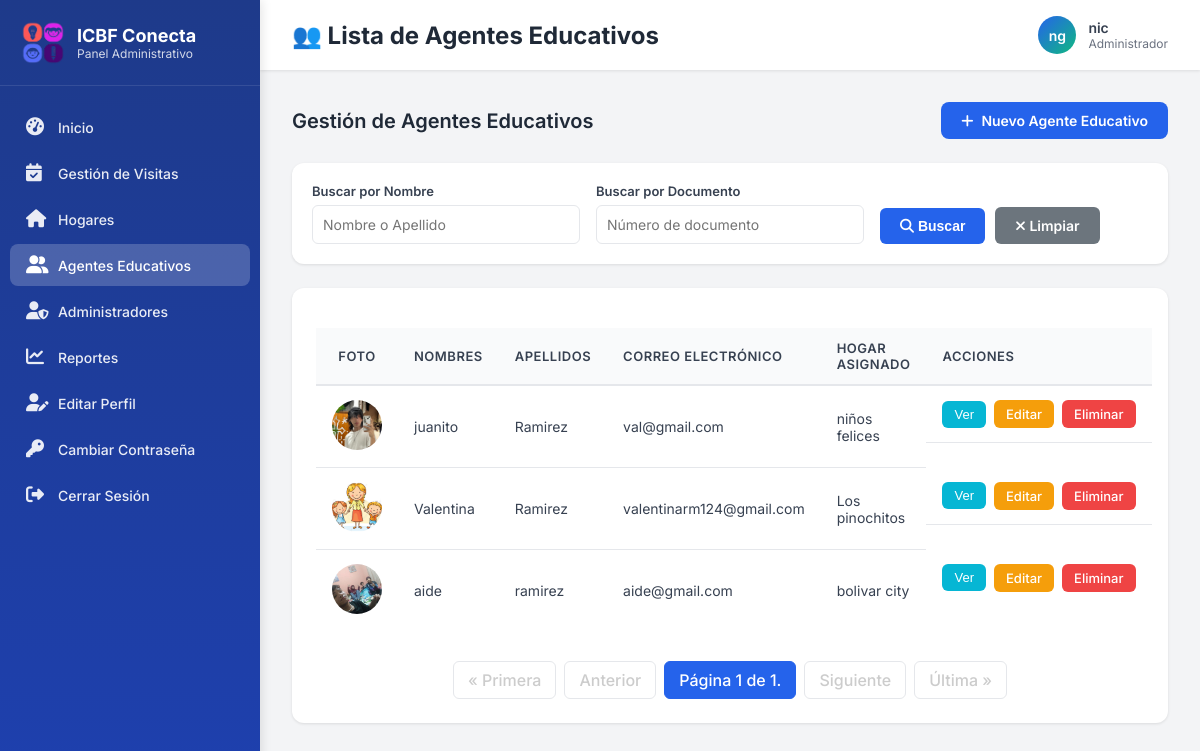
/madres/ (signed in), run on the app's committed database.
### core/models.py (models this page shows, shortened)
class Usuario(AbstractUser):
    TIPO_DOCUMENTO_CHOICES = [
        ('CC', 'Cédula de ciudadanía'),
        ('TI', 'Tarjeta de identidad'),
        ('CE', 'Cédula de extranjería'),
        ('PA', 'Pasaporte'),
    ]
    SEXO_CHOICES = [
        ('M', 'Masculino'),
        ('F', 'Femenino'),
        ('O', 'Otro'),
    ]
    username = None
    tipo_documento = models.CharField(max_length=5, choices=TIPO_DOCUMENTO_CHOICES, default='CC')
    documento = models.BigIntegerField(unique=True)
    nombres = models.CharField(max_length=50)
    apellidos = models.CharField(max_length=50)
    correo = models.EmailField(max_length=100, unique=False)  # ⚠️ TEMPORAL: Permitir correos duplicados para pruebas
    sexo = models.CharField(max_length=1, choices=SEXO_CHOICES, default='F')
    departamento_residencia = models.ForeignKey(Departamento, on_delete=models.SET_NULL, null=True, blank=True, related_name='residentes')
    ciudad_residencia = models.ForeignKey(Municipio, on_delete=models.SET_NULL, null=True, blank=True, related_name='residentes')
    localidad_bogota = models.ForeignKey(LocalidadBogota, on_delete=models.SET_NULL, null=True, blank=True, related_name='residentes',
                                         help_text='Solo aplica si vive en Bogotá D.C.')
    direccion = models.CharField(max_length=100, null=True, blank=True)
    barrio = models.CharField(max_length=100, null=True, blank=True)
    telefono = models.CharField(max_length=20, null=True, blank=True)
    nivel_educativo = models.CharField(max_length=50, null=True, blank=True)
    rol = models.ForeignKey(Rol, on_delete=models.PROTECT, null=True)
    foto_admin = models.ImageField(upload_to=admin_upload_path, null=True, blank=True)
    fecha_creacion = models.DateTimeField(auto_now_add=True)
    fecha_actualizacion = models.DateTimeField(auto_now=True)
    EMAIL_FIELD = 'correo'
    USERNAME_FIELD = 'documento'
    REQUIRED_FIELDS = ['nombres', 'apellidos', 'correo', 'tipo_documento']
    objects = CustomUserManager()
    class Meta:
        db_table = 'usuarios'

class MadreComunitaria(models.Model):
    usuario = models.OneToOneField(Usuario, on_delete=models.CASCADE, related_name='madre_profile')
    NIVEL_ESCOLARIDAD_CHOICES = [
        ('Bachiller', 'Bachiller'),
        ('Técnico', 'Técnico'),
        ('Tecnólogo', 'Tecnólogo'),
        ('Profesional', 'Profesional')
    ]
    nivel_escolaridad = models.CharField(max_length=100, choices=NIVEL_ESCOLARIDAD_CHOICES)
    titulo_obtenido = models.CharField(max_length=150, null=True, blank=True)
    institucion = models.CharField(max_length=150, null=True, blank=True)
    experiencia_previa = models.TextField(null=True, blank=True)
    certificado_laboral = models.FileField(upload_to='madres_documentos/certificados_laborales/', null=True, blank=True)
    no_retirado_icbf = models.BooleanField(default=False)
    carta_disponibilidad = models.FileField(upload_to='madres_documentos/disponibilidad/', null=True, blank=True)
    firma_digital = models.FileField(upload_to='madres_documentos/firmas/', null=True, blank=True)
    foto_madre = models.ImageField(upload_to='madres_documentos/fotos/', null=True, blank=True)
    documento_identidad_pdf = models.FileField(upload_to='madres_documentos/cedulas/', null=True, blank=True)
    certificado_escolaridad_pdf = models.FileField(upload_to='madres_documentos/educacion/', null=True, blank=True)
    certificado_antecedentes_pdf = models.FileField(upload_to='madres_documentos/antecedentes/', null=True, blank=True)
    certificado_medico_pdf = models.FileField(upload_to='madres_documentos/medico/', null=True, blank=True)
    certificado_residencia_pdf = models.FileField(upload_to='madres_documentos/residencia/', null=True, blank=True)
    cartas_recomendacion_pdf = models.FileField(upload_to='madres_documentos/recomendaciones/', null=True, blank=True)
    fecha_registro = models.DateTimeField(auto_now_add=True)
    class Meta:
        db_table = 'madres_comunitarias'

class HogarComunitario(models.Model):
    regional = models.ForeignKey(Regional, on_delete=models.PROTECT, related_name='hogares')
    ciudad = models.ForeignKey(Ciudad, on_delete=models.PROTECT, related_name='hogares')
    nombre_hogar = models.CharField(max_length=100)
    direccion = models.CharField(max_length=200)
    localidad = models.CharField(max_length=100, blank=True, default='')  # Mantener para hogares antiguos, se asigna en la vista
    localidad_bogota = models.ForeignKey('LocalidadBogota', on_delete=models.SET_NULL, null=True, blank=True, related_name='hogares')
    barrio = models.CharField(max_length=100, null=True, blank=True)
    estrato = models.IntegerField(null=True, blank=True)
    fecha_primera_visita = models.DateField(null=True, blank=True, help_text="Fecha programada para la primera visita técnica")
    ultima_visita = models.DateField(null=True, blank=True, help_text="Fecha de la última visita técnica realizada")
    proxima_visita = models.DateField(null=True, blank=True, help_text="Fecha programada para la próxima visita técnica (calculada automáticamente)")
    observaciones_visita = models.TextField(blank=True, help_text="Observaciones de la última visita técnica realizada")
    estado_aptitud = models.CharField(
        max_length=20,
        choices=[
            ('no_apto', 'No Apto'),
            ('apto', 'Apto'),
        ],
        default='no_apto',
        help_text="Estado de aptitud del hogar. Se actualiza a 'Apto' después de la primera visita aprobada"
    )
    area_social_m2 = models.DecimalField(max_digits=6, decimal_places=2, null=True, blank=True,
                                         help_text="Metros cuadrados del área social disponible para los niños")
    capacidad_calculada = models.IntegerField(null=True, blank=True,
                                              help_text="Capacidad calculada según área social (m²/2)")
    formulario_completo = models.BooleanField(default=False,
                                              help_text="Indica si se completó el formulario 2 de visita técnica")
    num_habitaciones = models.IntegerField(null=True, blank=True)
    num_banos = models.IntegerField(null=True, blank=True)
    material_construccion = models.TextField(null=True, blank=True)
    riesgos_cercanos = models.TextField(null=True, blank=True)
    fotos_interior = models.FileField(upload_to='hogares/fotos_interior/', null=True, blank=True)
    fotos_exterior = models.FileField(upload_to='hogares/fotos_exterior/', null=True, blank=True)
    geolocalizacion_lat = models.DecimalField(max_digits=10, decimal_places=7, null=True, blank=True)
    geolocalizacion_lon = models.DecimalField(max_digits=10, decimal_places=7, null=True, blank=True)
    tipo_tenencia = models.CharField(max_length=50, choices=[
        ('Propia', 'Propia'),
        ('Arrendada', 'Arrendada'),
        ('Comodato', 'Comodato')
    ], null=True, blank=True)
    documento_tenencia_pdf = models.FileField(upload_to='hogares/documentos_tenencia/', null=True, blank=True)
    capacidad = models.IntegerField(null=True, blank=True, help_text="Capacidad aprobada del hogar (entre 12 y 15 niños según normativa ICBF)")
    capacidad_maxima = models.IntegerField(default=15, help_text="Capacidad máxima permitida (15 niños según normativa)")
    estado = models.CharField(
        max_length=30,
        choices=[
            ('pendiente_revision', 'Pendiente de Revisión'),
            ('en_revision', 'En Revisión'),
            ('aprobado', 'Aprobado'),
            ('rechazado', 'Rechazado'),
            ('en_mantenimiento', 'En Mantenimiento'),
            ('pendiente_visita', 'Pendiente de Visita'),
            ('visita_agendada', 'Visita Agendada'),
            ('en_evaluacion', 'En Evaluación'),
            ('activo', 'Activo'),
            ('inactivo', 'Inactivo'),
        ],
        default='pendiente_revision'
    )
    madre = models.ForeignKey(MadreComunitaria, on_delete=models.PROTECT, related_name='hogares_asignados')
    fecha_registro = models.DateTimeField(auto_now_add=True)
    fecha_habilitacion = models.DateTimeField(null=True, blank=True)  # Cuando pasa a activo/aprobado
    class Meta:
        db_table = 'hogares_comunitarios'

### core/views.py (the view)
# urls.py: path('madres/', views.listar_madres, name='listar_madres'),
@login_required
@rol_requerido('administrador')
def listar_madres(request):
    query_nombre = request.GET.get('nombre', '')
    query_documento = request.GET.get('documento', '')
    query_hogar = request.GET.get('hogar', '')
    madres_query = MadreComunitaria.objects.select_related('usuario').prefetch_related('hogares_asignados').all()
    if query_nombre:
        madres_query = madres_query.filter(Q(usuario__nombres__icontains=query_nombre) | Q(usuario__apellidos__icontains=query_nombre))
    if query_documento:
        madres_query = madres_query.filter(usuario__documento__icontains=query_documento)
    if query_hogar:
        madres_query = madres_query.filter(hogares_asignados__nombre_hogar__icontains=query_hogar)
    paginator = Paginator(madres_query.distinct(), 5) # 5 madres por página
    page_number = request.GET.get('page')
    madres_paginadas = paginator.get_page(page_number)
    context = {
        'madres': madres_paginadas, # Enviar el objeto paginado a la plantilla
        'filtros': { # Devolver los filtros a la plantilla
            'nombre': query_nombre,
            'documento': query_documento,
            'hogar': query_hogar,
        },
        'paginator': paginator # Opcional, pero útil para la plantilla
    }
    return render(request, 'admin/madres_list.html', context)

### templates/admin/madres_list.html (shortened to what this page needs)
{% load static %}
<!DOCTYPE html>
<html lang="es">
<head>
  <link rel="stylesheet" href="https://cdnjs.cloudflare.com/ajax/libs/font-awesome/6.5.0/css/all.min.css">
  </head>
  <body>
  {% include 'admin/components/admin_sidebar.html' %}
  <main class="main-content">
    <div class="topbar">
      <div class="topbar-left">
        <h1>👥 Lista de Agentes Educativos</h1>
      </div>
      <div class="topbar-right">
        <div class="user-menu">
          <div class="user-avatar">
            {{ request.user.nombres.0 }}{{ request.user.apellidos.0 }}
          </div>
          <div>
            <div style="font-weight: 600; font-size: 14px;">{{ request.user.nombres }}</div>
            <div style="font-size: 12px; color: var(--text-light);">Administrador</div>
          </div>
        </div>
      </div>
    </div>
    <div class="content-wrapper">
      <div class="page-header">
        <h2>Gestión de Agentes Educativos</h2>
        <a href="{% url 'crear_madre' %}" class="btn-crear">
          <i class="fa fa-plus"></i> Nuevo Agente Educativo
        </a>
      </div>
      <form method="get" action="{% url 'listar_madres' %}" class="filtros-form">
        <div class="form-group">
          <label for="nombre">Buscar por Nombre</label>
          <input type="text" name="nombre" id="nombre" value="{{ filtros.nombre|default:'' }}" placeholder="Nombre o Apellido">
        </div>
        <div class="form-group">
          <label for="documento">Buscar por Documento</label>
          <input type="text" name="documento" id="documento" value="{{ filtros.documento|default:'' }}" placeholder="Número de documento">
        </div>
        <div class="actions">
          <button type="submit" class="btn-filtro btn-buscar">
            <i class="fas fa-search"></i> Buscar
          </button>
          <a href="{% url 'listar_madres' %}" class="btn-filtro btn-limpiar">
            <i class="fas fa-times"></i> Limpiar
          </a>
        </div>
      </form>
      <div class="tabla-container">
        <div class="tabla-wrapper">
          <table>
          <thead>
            <tr>
              <th>Foto</th>
              <th>Nombres</th>
              <th>Apellidos</th>
              <th>Correo electrónico</th>
              <th>Hogar Asignado</th>
              <th>Acciones</th>
            </tr>
    </thead>
    <tbody>
        {% for madre_perfil in madres %}
            <tr>
                <td>
                    {% if madre_perfil.foto_madre %}
                        <img src="{{ madre_perfil.foto_madre.url }}" alt="Foto de {{ madre_perfil.usuario.nombres }}" style="width: 50px; height: 50px; border-radius: 50%; object-fit: cover;">
                    {% else %}
                        <div style="width: 50px; height: 50px; display: flex; align-items: center; justify-content: center; background-color: #e9ecef; border-radius: 8px;">
                            <i class="fa-solid fa-user" style="font-size: 24px; color: #adb5bd;"></i>
                        </div>
                    {% endif %}
                </td>
                <td>{{ madre_perfil.usuario.nombres|default:"N/A" }}</td>
                <td>{{ madre_perfil.usuario.apellidos|default:"N/A" }}</td>
                <td>{{ madre_perfil.usuario.correo|default:"N/A" }}</td>
                <td style="max-width: 200px; white-space: normal;">
                    {% for hogar in madre_perfil.hogares_asignados.all %}
                        {{ hogar.nombre_hogar }}
                    {% empty %}
                        <span style="color: #888;">Sin Hogar Asignado</span>
                    {% endfor %}
                </td>
                <td class="acciones">
                    <button class="btn-ver ver-detalles" data-madre-id="{{ madre_perfil.id }}">Ver</button>
                    <a href="{% url 'editar_madre' madre_perfil.usuario.id %}" class="btn-editar">Editar</a>
                    <a href="{% url 'eliminar_madre' madre_perfil.usuario.id %}" class="btn-eliminar" onclick="return confirm('¿Estás seguro de que deseas eliminar a este agente educativo? Esta acción no se puede deshacer.');">Eliminar</a>
                </td>
            </tr>
        {% empty %}
            <tr>
                <td colspan="6" style="text-align: center; padding: 20px; color: #888;">No hay agentes educativos registrados.</td>
            </tr>
        {% endfor %}
    </tbody>
</table></div>
        <div class="pagination">
          {% if madres.has_previous %}
            <a href="?page=1{% for key, value in filtros.items %}&{{ key }}={{ value }}{% endfor %}">&laquo; Primera</a>
            <a href="?page={{ madres.previous_page_number }}{% for key, value in filtros.items %}&{{ key }}={{ value }}{% endfor %}">Anterior</a>
          {% else %}
            <span class="disabled">&laquo; Primera</span>
            <span class="disabled">Anterior</span>
          {% endif %}
          <span class="current">
            Página {{ madres.number }} de {{ madres.paginator.num_pages }}.
          </span>
          {% if madres.has_next %}
            <a href="?page={{ madres.next_page_number }}{% for key, value in filtros.items %}&{{ key }}={{ value }}{% endfor %}">Siguiente</a>
            <a href="?page={{ madres.paginator.num_pages }}{% for key, value in filtros.items %}&{{ key }}={{ value }}{% endfor %}">Última &raquo;</a>
          {% else %}
            <span class="disabled">Siguiente</span>
            <span class="disabled">Última &raquo;</span>
          {% endif %}
        </div>
      </div>
    </div>
  </main>
  </body>
</html>

### data on the page
Usuario: user.nombres.0 "n", user.apellidos.0 "g", user.nombres "nic"
MadreComunitaria: foto_madre (picture), usuario.nombres "juanito", usuario.apellidos "Ramirez", usuario.correo "val@gmail.com"
HogarComunitario: nombre_hogar "niños felices"
MadreComunitaria: foto_madre (picture), usuario.nombres "Valentina", usuario.apellidos "Ramirez", usuario.correo "valentinarm124@gmail.com"
HogarComunitario: nombre_hogar "Los pinochitos"
MadreComunitaria: foto_madre (picture), usuario.nombres "aide", usuario.apellidos "ramirez", usuario.correo "aide@gmail.com"
HogarComunitario: nombre_hogar "bolivar city"

### other printed values
{{ madres.number }} "1"
{{ madres.paginator.num_pages }} "1"
